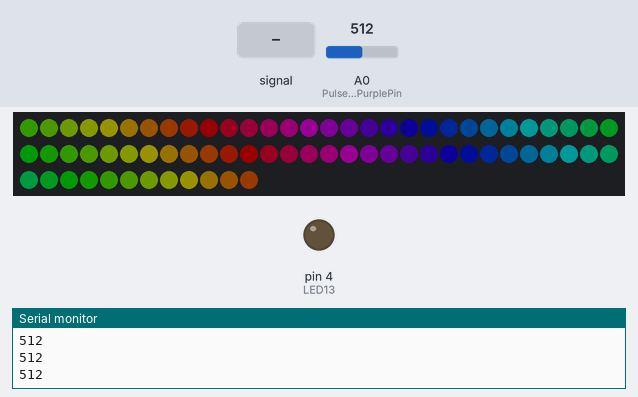
The sketch below on a simulated Arduino Uno, built with avr-gcc and run on an emulated ATmega328P. Shown: 72 RGB LEDs in strip order, left to right, continuing on the next row, output pins drawn as LEDs (lit = HIGH), the last lines printed to the serial monitor. Dashed ring = blinking. Inputs (shaded band) come from the test bench; at power-on: A0 (PulseSensorPurplePin) = 512. Dim RGB values are drawn brighter than linear.

Above: at 1.2 s.
1.3 s: A0 (PulseSensorPurplePin) fed a 1000 Hz sine of ±255 counts around its level
At 2.14 s:
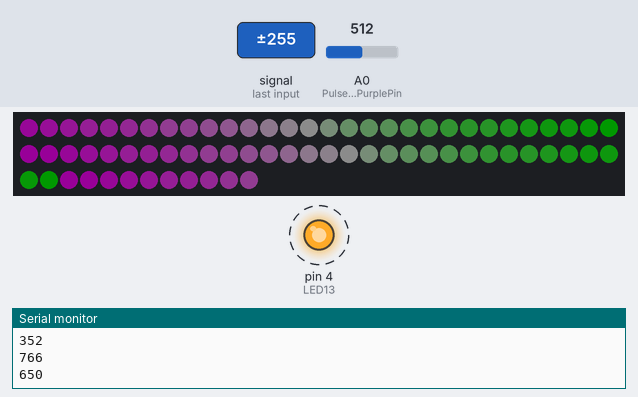
3.1 s: A0 (PulseSensorPurplePin) set to 306
At 3.8 s:
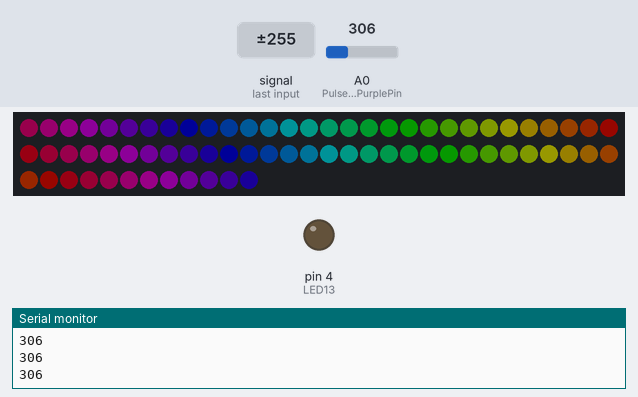
4.6 s: A0 (PulseSensorPurplePin) set to 535
6.1 s: A0 (PulseSensorPurplePin) set to 566
At 6.24 s:
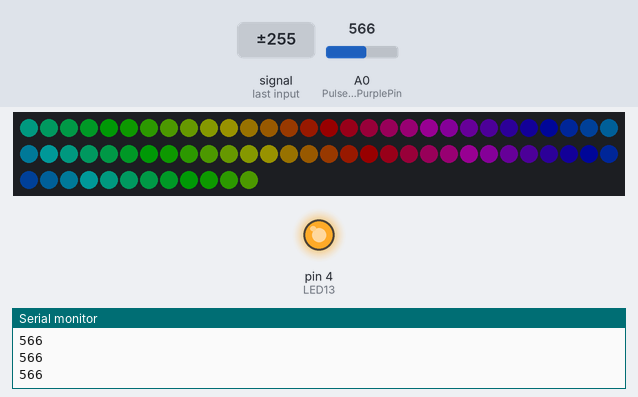
7.9 s: A0 (PulseSensorPurplePin) fed a 200 Hz sine of ±81 counts around its level
At 8.09 s:
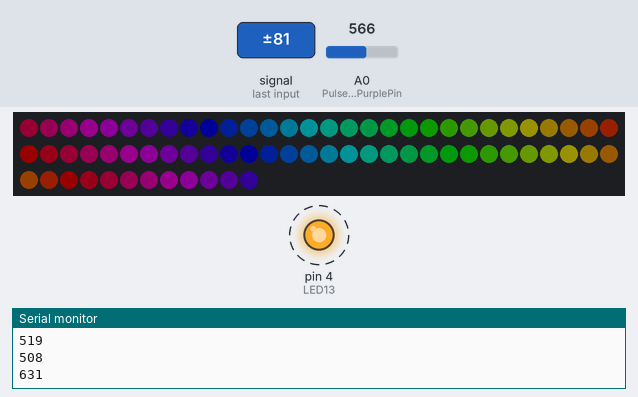
Timing chart, 0 to 10.4 s (numbered marks = the images above; inputs shaded):
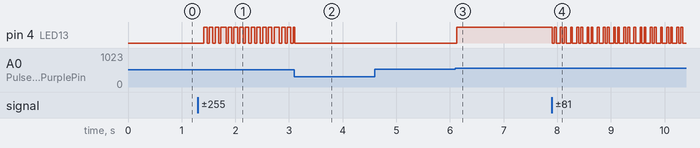

The sketch:

2_21.ino
```cpp
/*  PulseSensor™ Starter Project and Signal Tester
 *  The Best Way to Get Started  With, or See the Raw Signal of, your PulseSensor™ & Arduino.
 *
 *  Here is a link to the tutorial
 *  https://pulsesensor.com/pages/code-and-guide
 *
 *  WATCH ME (Tutorial Video):
 *  https://www.youtube.com/watch?v=82T_zBZQkOE
 *
 *
-------------------------------------------------------------
1) This shows a live human Heartbeat Pulse.
2) Live visualization in Arduino's Cool "Serial Plotter".
3) Blink an LED on each Heartbeat.
4) This is the direct Pulse Sensor's Signal.
5) A great first-step in troubleshooting your circuit and connections.
6) "Human-readable" code that is newbie friendly."

*/

#include <APA102.h>

// Define which pins to use.
const uint8_t dataPin = 2;
const uint8_t clockPin = 16;

// Create an object for writing to the LED strip.
APA102<dataPin, clockPin> ledStrip;

// Set the number of LEDs to control.
const uint16_t ledCount = 72;

// Create a buffer for holding the colors (3 bytes per color).
rgb_color colors[ledCount];

// Set the brightness to use (the maximum is 31).
const uint8_t brightness = 3;


//  Variables
int PulseSensorPurplePin = A0;        // Pulse Sensor PURPLE WIRE connected to ANALOG PIN 0
int LED13 = 4;   //  The on-board Arduion LED


int Signal;   // holds the incoming raw data. Signal value can range from 0-1024


int Threshold = 550;            // Determine which Signal to "count as a beat", and which to ingore.


// The SetUp Function:
void setup() {
  pinMode(LED13,OUTPUT);         // pin that will blink to your heartbeat!
  Serial.begin(9600);         // Set's up Serial Communication at certain speed.


}

rgb_color hsvToRgb(uint16_t h, uint8_t s, uint8_t v)
{
    uint8_t f = (h % 60) * 255 / 60;
    uint8_t p = (255 - s) * (uint16_t)v / 255;
    uint8_t q = (255 - f * (uint16_t)s / 255) * (uint16_t)v / 255;
    uint8_t t = (255 - (255 - f) * (uint16_t)s / 255) * (uint16_t)v / 255;
    uint8_t r = 0, g = 0, b = 0;
    switch((h / 60) % 6){
        case 0: r = v; g = t; b = p; break;
        case 1: r = q; g = v; b = p; break;
        case 2: r = p; g = v; b = t; break;
        case 3: r = p; g = q; b = v; break;
        case 4: r = t; g = p; b = v; break;
        case 5: r = v; g = p; b = q; break;
    }
    return rgb_color(r, g, b);
}

// The Main Loop Function
void loop() {


  Signal = analogRead(PulseSensorPurplePin);  // Read the PulseSensor's value.
                                              // Assign this value to the "Signal" variable.


   Serial.println(Signal);                    // Send the Signal value to Serial Plotter.


   if(Signal > Threshold){                          // If the signal is above "550", then "turn-on" Arduino's on-Board LED.
     digitalWrite(LED13,HIGH);
      uint8_t time = millis() >> 2;
  for(uint16_t i = 0; i < ledCount; i++)
  {
    uint8_t x = time - i * 8;
    colors[i] = rgb_color(x, 255 - x, x);
  }

  ledStrip.write(colors, ledCount, brightness);

  delay(10);

   } else {
     digitalWrite(LED13,LOW); //  Else, the sigal must be below "550", so "turn-off" this LED.
      uint8_t time = millis() >> 4;

  for(uint16_t i = 0; i < ledCount; i++)
  {
    uint8_t p = time - i * 8;
    colors[i] = hsvToRgb((uint32_t)p * 359 / 256, 255, 255);
  }

  ledStrip.write(colors, ledCount, brightness);

  delay(10);
   }


delay(10);


}
```

Measured:
- the behaviour switches between 550 and 551 on A0 (PulseSensorPurplePin) (found by bisection; images 2 and 3)
- after the input at 1.3 s, pin 4 (LED13): alternates HIGH for 0.07 s and LOW for 0.04 s, starting after 0.11 s
- after the input at 3.1 s, pin 4 (LED13): goes on until 3.1 s, then stays LOW
- after the input at 6.1 s, pin 4 (LED13): LOW → HIGH at once
- after the input at 7.9 s, pin 4 (LED13): alternates HIGH for 0.03 s and LOW for 0.08 s, starting at once; the LEDs: first change after 0.05 s (image 4 shows a later state)
